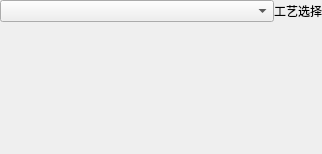
<?xml version="1.0" encoding="UTF-8"?>
<ui version="4.0">
 <class>UTSetupSelector</class>
 <widget class="QWidget" name="UTSetupSelector">
  <property name="geometry">
   <rect>
    <x>0</x>
    <y>0</y>
    <width>322</width>
    <height>154</height>
   </rect>
  </property>
  <property name="windowTitle">
   <string>Form</string>
  </property>
  <layout class="QVBoxLayout" name="verticalLayout" stretch="0,1">
   <property name="spacing">
    <number>0</number>
   </property>
   <property name="leftMargin">
    <number>0</number>
   </property>
   <property name="topMargin">
    <number>0</number>
   </property>
   <property name="rightMargin">
    <number>0</number>
   </property>
   <property name="bottomMargin">
    <number>0</number>
   </property>
   <item>
    <layout class="QHBoxLayout" name="horizontalLayout" stretch="3,0">
     <item>
      <widget class="QComboBox" name="selectUTSetup"/>
     </item>
     <item>
      <widget class="QLabel" name="label">
       <property name="text">
        <string>工艺选择</string>
       </property>
      </widget>
     </item>
    </layout>
   </item>
   <item>
    <layout class="QFormLayout" name="formLayout">
     <property name="verticalSpacing">
      <number>9</number>
     </property>
     <property name="leftMargin">
      <number>6</number>
     </property>
     <property name="topMargin">
      <number>6</number>
     </property>
     <property name="rightMargin">
      <number>6</number>
     </property>
     <property name="bottomMargin">
      <number>6</number>
     </property>
    </layout>
   </item>
  </layout>
 </widget>
 <resources/>
 <connections/>
</ui>
